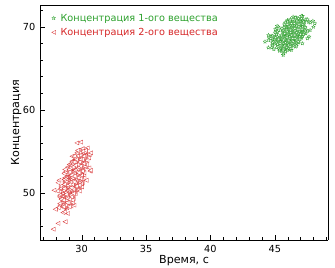

This chart was generated by the following Python code:
import numpy as np
import matplotlib.pyplot as plt
import matplotlib.ticker as ticker
import matplotlib.patches as mpatches
import matplotlib.lines as mlines
import matplotlib

plt.style.use('../../figStyle.mplstyle')

def load_data_from_folder(folder):
    def load(name):
        data = []
        with open(f'{folder}/{name}') as f:
            for line in f:
                data.append([float(x.replace(',', '.')) for x in line.split()])
        return np.array(data)
    return load


load_data = load_data_from_folder('data')

x1 = load_data('A.txt')[:, 0]
y1 = load_data('OX2.txt')[:, 0]
x2 = load_data('B.txt')[:, 0]
y2 = load_data('OX1.txt')[:, 0]

fig, ax = plt.subplots()

ax.plot(x1, y1, color='C2', marker='*', linestyle='', label=r'Концентрация 1-ого вещества')
ax.plot(x2, y2, color='C3', marker='<', linestyle='', label=r'Концентрация 2-ого вещества')

ax.set_xlabel(r'Время, с')
ax.set_ylabel(r'Концентрация')

ax.yaxis.set_major_locator(ticker.MultipleLocator(10))
ax.yaxis.set_minor_locator(ticker.MultipleLocator(2))

ax.xaxis.set_major_locator(ticker.MultipleLocator(5))
ax.xaxis.set_minor_locator(ticker.MultipleLocator(1))

ax.legend(labelcolor='markeredgecolor')

fig.savefig('example_2.pdf')
